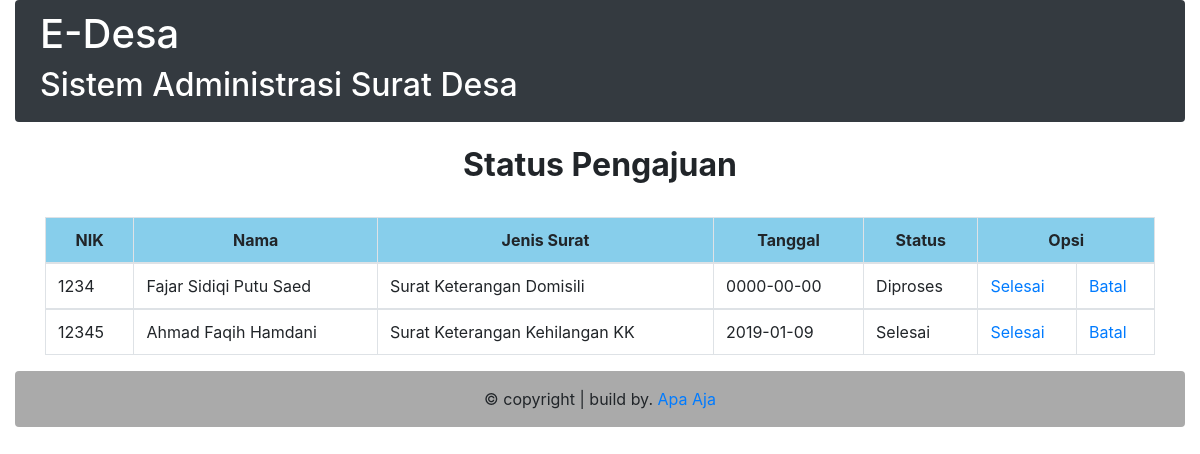
The app's page /index.php/c_surat/status_pengajuan with its own data.
### tables this page shows
CREATE TABLE `permohonan` (
  `nik` varchar(16) NOT NULL,
  `no_permohonan` int(10) NOT NULL,
  `tanggal_pengajuan` date NOT NULL,
  `tanggal_selesai` date NOT NULL,
  `foto_kk` varchar(30) NOT NULL,
  `foto_ktp` varchar(30) NOT NULL,
  `keperluan` text NOT NULL,
  `kode_surat` varchar(4) NOT NULL,
  `username` varchar(12) NOT NULL,
  `status_pengajuan` varchar(10) NOT NULL
);

CREATE TABLE `warga` (
  `nkk` varchar(16) NOT NULL,
  `nik` varchar(16) NOT NULL,
  `nama` varchar(30) NOT NULL,
  `tempat_lahir` varchar(30) NOT NULL,
  `tanggal_lahir` date NOT NULL,
  `umur` int(4) NOT NULL,
  `jenis_kelamin` varchar(9) NOT NULL,
  `pendidikan` varchar(30) NOT NULL,
  `perkawinan` varchar(30) NOT NULL,
  `agama` varchar(12) NOT NULL,
  `pekerjaan` varchar(20) NOT NULL,
  `username` varchar(16) NOT NULL,
  `password` varchar(16) NOT NULL,
  `status` varchar(5) NOT NULL,
  `avatar` varchar(30) NOT NULL
);

CREATE TABLE `surat` (
  `kode_surat` varchar(4) NOT NULL,
  `nama_surat` varchar(30) NOT NULL
);

### application/controllers/c_surat.php (called while the page is built, shortened)
<?php
class c_surat extends CI_Controller {
	function __construct() {
			$this->load->model('m_user');
		}
		public function status_pengajuan(){
			$data = array(
					'head'=>'v_header',
					'foot'=>'v_footer',
					'navbar'=>'v_navbar',
					'statuspengajuan' => $this->m_user->status_pengajuan()
				);
			$this->load->view('surat/v_status_pengajuan',$data);
		}
}
?>

### index.php (called while the page is built, shortened)
<?php
require_once BASEPATH.'core/CodeIgniter.php';

### application/models/m_user.php (called while the page is built, shortened)
 <?php
	class M_user extends CI_Model {
		public function status_pengajuan() {
			$query = $this->db->query("SELECT * FROM permohonan INNER JOIN warga ON permohonan.nik = warga.nik INNER JOIN surat ON permohonan.kode_surat = surat.kode_surat WHERE status_pengajuan != 'Diajukan' and status_pengajuan !=  'Ditolak' ");
			return $query->result();
		}
	}
?>

### application/views/surat/v_status_pengajuan.php (the view, shortened to what this page needs)
<html lang="en">
  <head>
    <link rel="stylesheet" type="text/css" href="<?php echo base_url().'assets/css/style_user.css' ?>">
    <link rel="stylesheet" type="text/css" href="<?php echo base_url().'assets/bootstrap/font-awesome/css/all.min.css' ?>">
    <link rel="stylesheet" href="https://stackpath.bootstrapcdn.com/bootstrap/4.3.1/css/bootstrap.min.css">
  </head>
  <body>
    <div class="container-fluid">
      <div class="container" id="isi">
      <div class="row">
        <div class="col-sm-12">
          <div class="judul">
            <br>
           <h2 align="center"> <strong> Status Pengajuan </strong> </h2>
            <br>
          </div>
          <div class="table">
            <table class="table table-bordered">
              <thead>
                <tr align="center"  style="background-color: skyblue;">
                  <th>NIK</th>
                  <th>Nama</th>
                  <th>Jenis Surat</th>
                  <th>Tanggal</th>
                  <th>Status</th>
                  <th colspan="2">Opsi</th>
                </tr>
              </thead>
             <?php
                foreach ($statuspengajuan as $tampilkan) {
              ?>
              <tbody>
                <tr>
                  <td><?php echo $tampilkan->nik ?></td>
                  <td><?php echo $tampilkan->nama ?></td>
                  <td><?php echo $tampilkan->nama_surat ?></td>
                  <td><?php echo $tampilkan->tanggal_pengajuan ?></td>
                  <td><?php echo $tampilkan->status_pengajuan ?></td>
                  <td><a href="<?php echo base_url().'c_surat/status_selesai/'.$tampilkan->no_permohonan; ?>">Selesai</a></td>
                  <td><a href="<?php echo base_url().'c_surat/status_batal/'.$tampilkan->no_permohonan; ?>">Batal</a></td>
                </tr>
              </tbody>
              <?php
                }
              ?>
            </table>
          </div>
        </div>
      </div>
    </div>
   </div>
  </body>
</html>

### assets/css/style_user.css (style rules this page uses)
html { position: relative; font-size: 1rem; }

### records on screen
permohonan: warga.nik "1234", warga.nama "Fajar Sidiqi Putu Saed", kode_surat.nama_surat "Surat Keterangan Domisili", tanggal_pengajuan "0000-00-00", status_pengajuan "Diproses"
permohonan: warga.nik "12345", warga.nama "Ahmad Faqih Hamdani", kode_surat.nama_surat "Surat Keterangan Kehilangan KK", tanggal_pengajuan "2019-01-09", status_pengajuan "Selesai"
